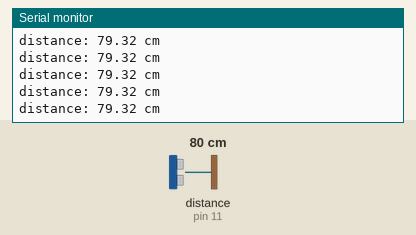
Recording of a sketch running on a simulated Arduino Uno, built with avr-gcc and run on an emulated ATmega328P. Shown: the last lines printed to the serial monitor. Wiring (inferred from the names in the program): ultrasonic range finder: trigger pin 12; echo pin 11. The test bench sets the inputs (shaded band); at power-on: distance to the obstacle (sensor on pin 11) 80 cm. The echo pulse lasts 58.3 µs per cm.

Above: at 1.2 s.
1.3 s: distance to the obstacle (sensor on pin 11) set to 120 cm
At 1.49 s:
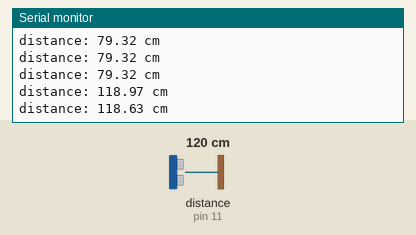
4.3 s: distance to the obstacle (sensor on pin 11) set to 35 cm
At 4.3 s:
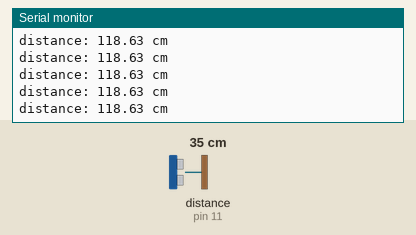
7.3 s: distance to the obstacle (sensor on pin 11) set to 250 cm
At 7.4 s:
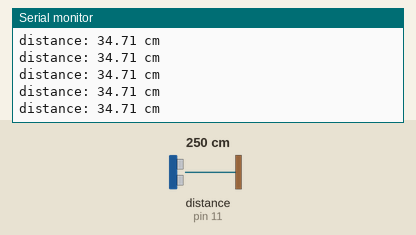
10.3 s: distance to the obstacle (sensor on pin 11) set to 35 cm
At 10.4 s:
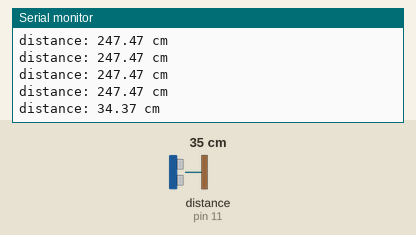
Timing chart, 0 to 13.3 s (numbered marks = the images above; inputs shaded):
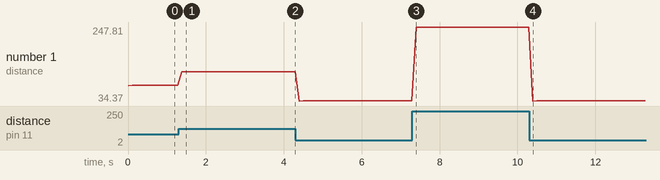

The sketch:

UltrasonicTest.ino
```cpp
// ---------------------------------------------------------------- //
// Arduino Ultrasonic Sensor HC-SR04
// Created by ArduinoGetStarted, https://arduinogetstarted.com
// Tutorial available here: https://arduinogetstarted.com/tutorials/arduino-ultrasonic-sensor.php
// Using Arduino IDE 1.8.13
// Wiring: Ultrasonic HC-SR04 Sensor -> Arduino:
// - VCC  -> 5VDC
//- TRIG -> Pin 12
//- ECHO -> Pin 11
//- GND  -> GND
// Tested Feb. 26th, 2021
// ---------------------------------------------------------------- //

 int trigPin = 12;    // connect TRIG pin to Arduino pin 12
int echoPin = 11;    // connect ECHO pin to Arduino pin 11

float duration_us, distance_cm;

void setup() {
  // begin serial communication with 9600 baudrate speed
  Serial.begin (9600);

  // configure the trigger pin to output mode
  pinMode(trigPin, OUTPUT);
  // configure the echo pin to input mode
  pinMode(echoPin, INPUT);
}

void loop() {
  // generate 10-microsecond pulse to TRIG pin
  digitalWrite(trigPin, LOW);
  delayMicroseconds(2);
  digitalWrite(trigPin, HIGH);
  delayMicroseconds(10);
  digitalWrite(trigPin, LOW);

  // measure duration of pulse from ECHO pin
  duration_us = pulseIn(echoPin, HIGH);

  // calculate the distance
  distance_cm = 0.017 * duration_us;// Speed of sound wave, 0.034m/us divided by 2

  // print the value to Serial Monitor
  Serial.print("distance: ");
  Serial.print(distance_cm);
  Serial.println(" cm");

  delay(100);
}
```

Measured:
- after the input at 1.3 s, the serial monitor: prints a new line after 0.08 s (image 1)
- after the input at 10.3 s, the serial monitor: prints a new line after 0.10 s (image 4)
- plotted number 1: 79.32 → 118.63 after the input at 1.3 s, 118.63 → 34.71 after the input at 4.3 s, 34.71 → 247.47 after the input at 7.3 s, 247.47 → 34.71 after the input at 10.3 s
